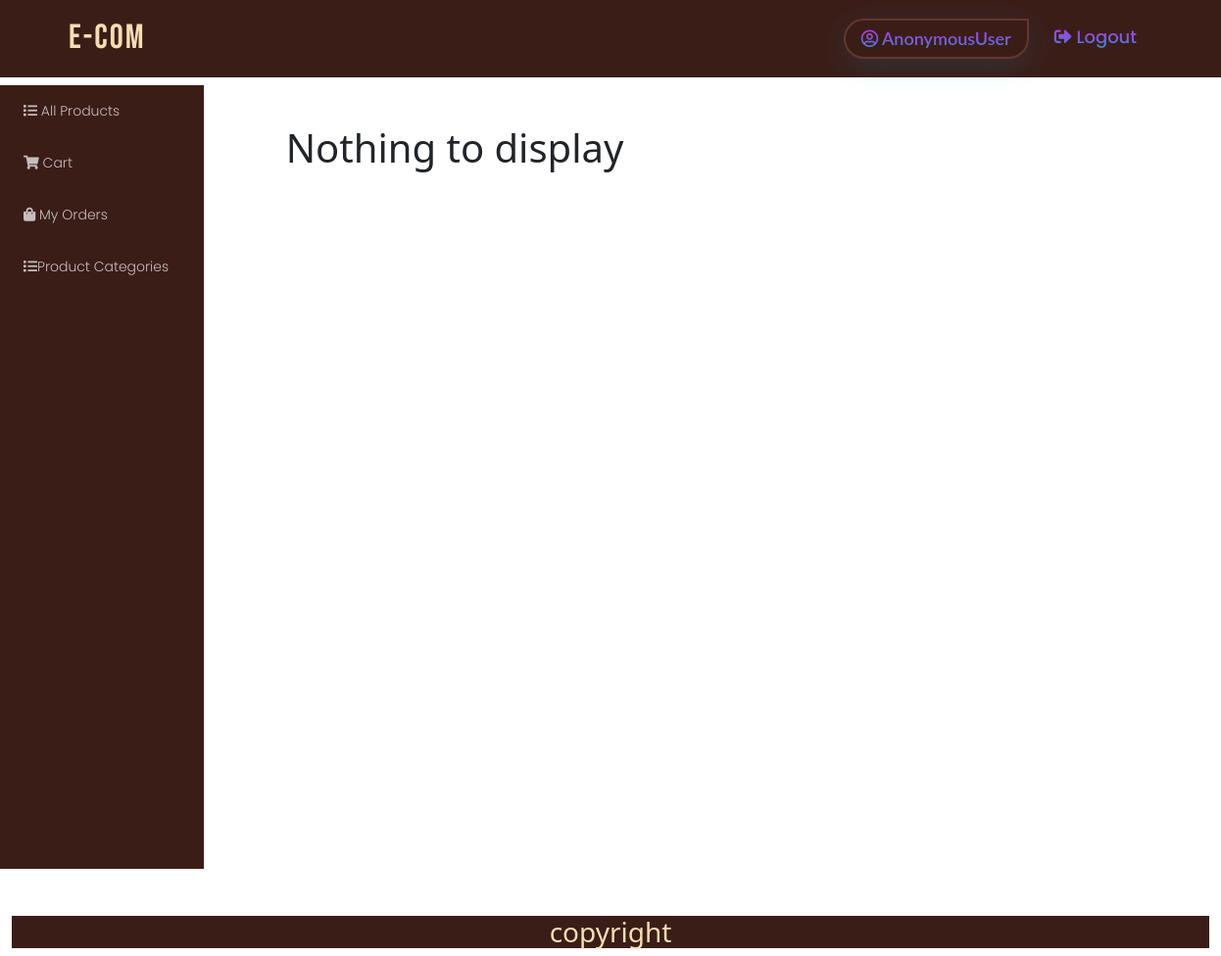
Page /customer/categorydetail/6 on the earlier database version.
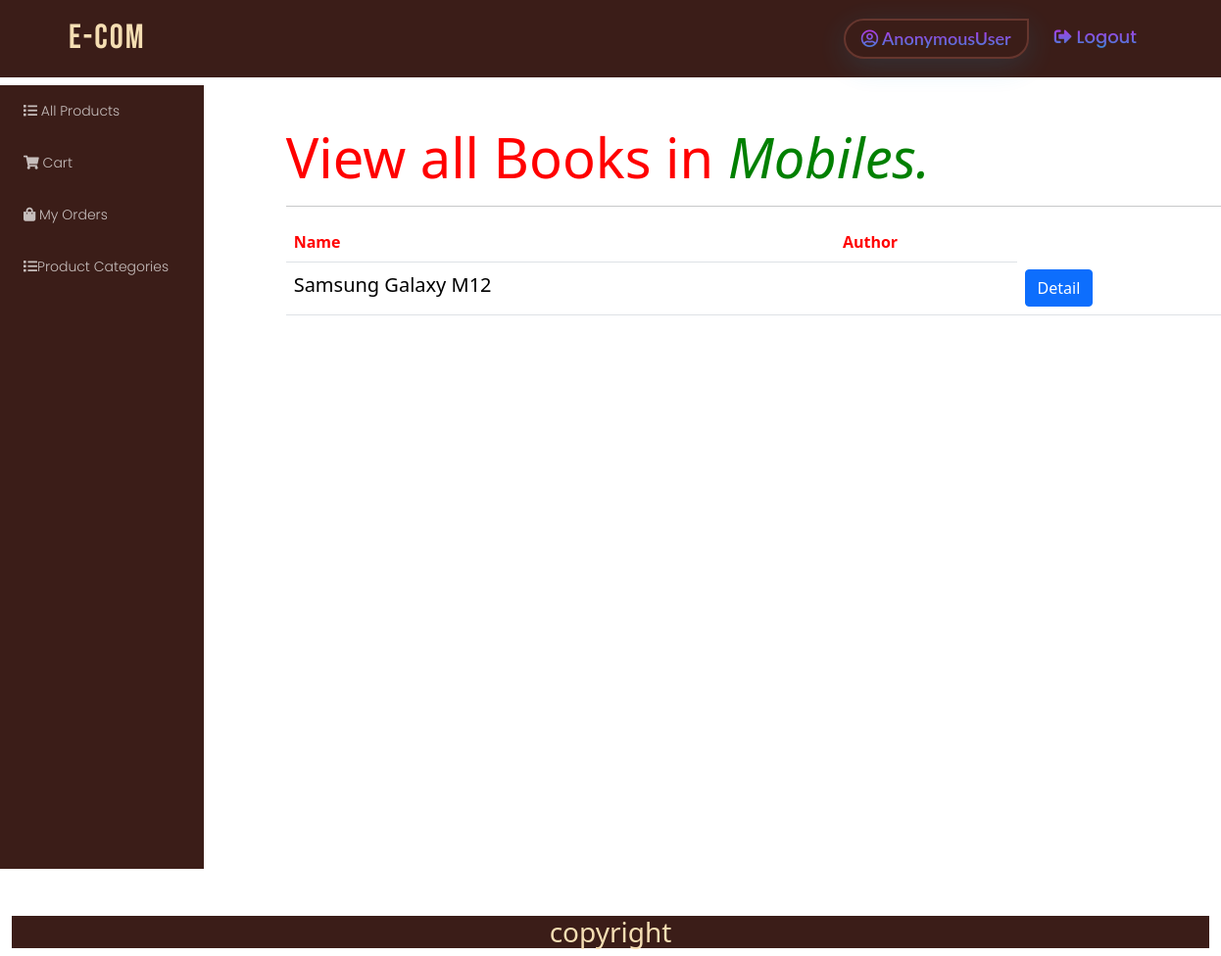
Same page on the later database version.
### admins/models.py (models this page shows, shortened)
class Category(models.Model):
    name = models.CharField(max_length=120, verbose_name='product Category')

### seller/models.py (models this page shows, shortened)
class Product(Abstractmodels):
    name = models.CharField(max_length=120, verbose_name='Product Name')
    brand = models.CharField(max_length=120, verbose_name='Brand Name', blank=True)
    price = models.PositiveIntegerField(default=0)
    details = models.CharField(max_length=1000, verbose_name='Details of Product')
    image = models.ImageField(upload_to='product_images')
    category = models.ForeignKey(Category, on_delete=models.CASCADE, related_name='category')
    user = models.ForeignKey(User, on_delete=models.CASCADE, related_name='seller')
    stock = models.PositiveIntegerField(default=0)
    class Meta:
        ordering = ['-created_date']

### customer/views.py (the view)
# urls.py: path('categorydetail/<int:pk>', views.Categories.as_view(), name='catdetail'),
class Categories(ListView):
    model = Category
    template_name = 'customer/categorydetail.html'
    def get_context_data(self, **kwargs):
        context = super().get_context_data(**kwargs)
        obj = Category.objects.get(pk=self.kwargs['pk'])
        cat = obj.category.all()
        context['cat'] = cat
        context['obj'] = obj
        return context

### templates/customer/categorydetail.html
<!DOCTYPE html>
{%extends 'customer/basecust.html'%}
{%load static%}
{% block body_block %}
<div class="container mt-5 ms-5">
    {%if cat%}
    <h3 class="display-4" style="color:red">View all Books in <i><span style="color:green;">{{obj.name}}.</span></i></h3>
    <hr>
    <table class="table">
        <tr>
            <th>Name</th>
            <th>Author</th>
        </tr>
        {%for category in cat%}
        <tr>
            <td>{{category.name}}</td>
            <td>{{category.author}}</td>
            <td><a class="btn btn-primary" href="{%url 'productdetails' category.id%}">Detail</a></td>
        </tr>
        {%endfor%}
    </table>
    {%else%}
    <h1>Nothing to display</h1>
    {%endif%}
</div>
{% endblock %}

Differences in the rows shown:
now on this page (row unchanged): Category: name "Mobiles"
added Product: name "Samsung Galaxy M12"
Other differences:
text no longer shown: "Nothing to display"
text now shown: "View all Books in . Name Author"
